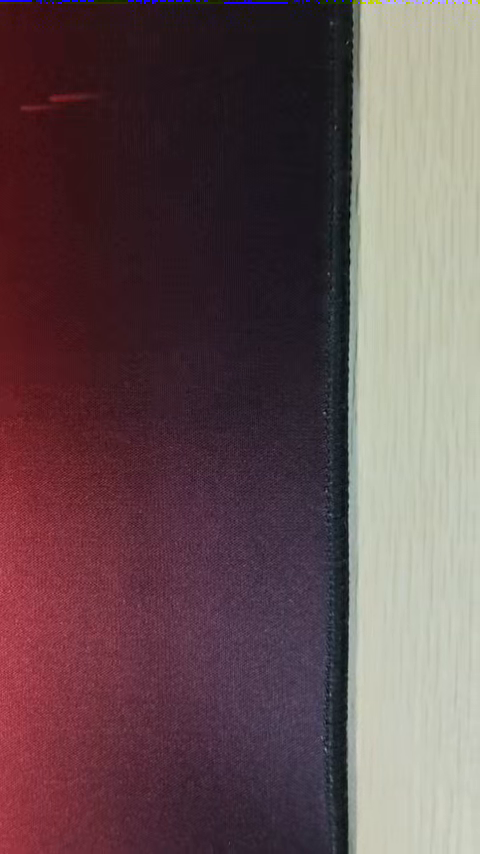
#> input picture frame 48 of examples/human_face_recognition/cv_test/video/test_3.mp4, 480 x 854 px
$ python intrusion_detector.py
#> lines starting #> are read from the running program, lines starting #| are printed output that depends on the picture
import argparse
import csv
from collections import deque
from dataclasses import dataclass

import cv2
import numpy as np


ALGORITHM_LABELS = {
    "knn": "KNN Standard",
    "mog2": "MOG2 Stable",
}


@dataclass
class DetectorConfig:
    intrusion_threshold: float = 0.03
    border_width_ratio: float = 0.08
    border_width_min_px: int = 3
    gaussian_blur_ksize: int = 5
    learning_rate: float = 0.005  # 背景模型在线更新速率
    bootstrap_frames: int = 20
    bootstrap_learning_rate: float = 0.1  # 初始化建模阶段使用更高学习率
    min_blob_area: int = 15  # 连通域最小面积，小于该值的噪声会被忽略
    temporal_window: int = 2  # 时间平均窗口大小（帧数）
    temporal_threshold: float = 0.02  # 多帧平滑后的入侵阈值
    gradient_levels: int = 64  # 手工背景差分时使用的梯度量化级数
    gradient_threshold: int = 3  # 手工背景差分时的量化梯度阈值
    consecutive_trigger_frames: int = 3  # 连续多少帧触发后，才判定为入侵
    alarm_hold_frames: int = 10  # 报警锁存帧数，触发后至少保持这么多帧
    bg_method: str = "knn"  # knn（标准版）/ mog2（光强变化稳定版）
    knn_history: int = 200
    knn_dist2_threshold: float = 400.0
    knn_detect_shadows: bool = False
    mog2_history: int = 200
    mog2_var_threshold: float = 16.0
    mog2_detect_shadows: bool = False


class IntrusionDetector:
    # [152 lines left out: functions __init__, _reset_models, _to_gray_blur, _build_border_mask, _prepare_border_frame, bootstrap and 1 more, not called in this run]


class ROIDrawer:
    """交互式 ROI 绘制工具，只保留矩形和圆形。"""

    def __init__(self, frame: np.ndarray):
        self.original = frame.copy()
        self.display = frame.copy()
        self.output_mask = None
        self.shape_type = "rectangle"
        self.drawing = False
        self.start_pos = None
        self.window_name = "Custom ROI - Select Shape Type and Draw"

    # [41 lines left out: functions mouse_callback, finalize_rectangle, finalize_circle, not called in this run]

    def display_help(self):
        """显示当前可用的绘制操作。"""
        help_text = f"Shape: {self.shape_type.upper()} | [1]=Rect [2]=Circle [ENTER]=Done [ESC]=Cancel"
        h = self.display.shape[0]
        cv2.putText(self.display, help_text, (10, h - 20), cv2.FONT_HERSHEY_SIMPLEX, 0.6, (0, 255, 255), 1)

    def select(self):
        """进入交互式绘制循环。"""
        cv2.namedWindow(self.window_name)
        cv2.setMouseCallback(self.window_name, self.mouse_callback)

        self.display = self.original.copy()
        self.display_help()
        cv2.imshow(self.window_name, self.display)

        while True:
            key = cv2.waitKey(1) & 0xFF

            if key == ord("1"):
                self.shape_type = "rectangle"
                self.display = self.original.copy()
                self.display_help()
                cv2.imshow(self.window_name, self.display)

            elif key == ord("2"):
                self.shape_type = "circle"
                self.display = self.original.copy()
                self.display_help()
                cv2.imshow(self.window_name, self.display)

            elif key == 13:
                if self.output_mask is not None:
                    break
                self.display = self.original.copy()
                cv2.putText(
                    self.display,
                    "Please draw a region first!",
                    (20, 50),
                    cv2.FONT_HERSHEY_SIMPLEX,
                    0.7,
                    (0, 0, 255),
                    2,
                )
                self.display_help()
                cv2.imshow(self.window_name, self.display)

            elif key == 27:
                cv2.destroyWindow(self.window_name)
                raise ValueError("ROI selection cancelled.")

        cv2.destroyWindow(self.window_name)
        return self.output_mask, self.shape_type

    # [8 lines left out: function mask_to_rect, not called in this run]


def select_roi(frame: np.ndarray, window_name: str = "Select ROI") -> tuple[int, int, int, int]:
    """选择 ROI，支持自定义矩形/圆形，或默认矩形框选。"""
    print("\n" + "=" * 60)
    print("ROI Selection Mode:")
    print("  [1] 自定义形状 - 矩形/圆形")
    print("  [2] 快速矩形选择 (默认)")
    print("=" * 60)

    choice = input("请选择模式 (1 或 2，默认=2): ").strip()

    if choice == "1":
        try:
            drawer = ROIDrawer(frame)
            _, shape_type = drawer.select()
            rect = drawer.mask_to_rect()
            if rect:
                print(f"✓ {shape_type.capitalize()} ROI selected: x={rect[0]}, y={rect[1]}, w={rect[2]}, h={rect[3]}")
                return rect
            raise ValueError("Failed to extract ROI from mask.")
        except ValueError as e:
            print(f"✗ {e}")
            return select_roi(frame, window_name)

    roi = cv2.selectROI(window_name, frame, showCrosshair=True, fromCenter=False)
    cv2.destroyWindow(window_name)
    if roi[2] <= 0 or roi[3] <= 0:
        raise ValueError("Invalid ROI selected.")
    return int(roi[0]), int(roi[1]), int(roi[2]), int(roi[3])


def parse_args() -> argparse.Namespace:
    parser = argparse.ArgumentParser(description="Detect foreign-object intrusion into a user-selected ROI.")
    parser.add_argument("--video", type=str, default="video/test_3.mp4", help="Input video path")
    parser.add_argument("--threshold", type=float, default=0.05, help="Temporal intrusion threshold (smoothed border-cut ratio)")
    parser.add_argument("--csv", type=str, default="intrusion_metrics.csv", help="Output CSV path")
    parser.add_argument(
        "--bg-method",
        type=str,
        default="knn",
        choices=["knn", "mog2"],
        help="Background model on ROI border band: knn=standard, mog2=stable under strong illumination changes",
    )
    return parser.parse_args()


def main() -> None:
    args = parse_args()

    cap = cv2.VideoCapture(args.video)
    if not cap.isOpened():
        raise RuntimeError(f"Cannot open video: {args.video}")

    ok, first = cap.read()
#> first is the input picture: shape (854, 480, 3); mean B, G, R 82.6, 79.8, 102
    if not ok:
        raise RuntimeError("Failed to read first frame.")

    roi = select_roi(first, "Select ROI and press ENTER")
#> the answer given: 1
#> (key q is pressed here)
#> the answer given: 1
#> in display_help (call 3), `cv2.putText(self.display, help_text, (10, h - 20), cv2.FONT_HERSHEY_SI..`:
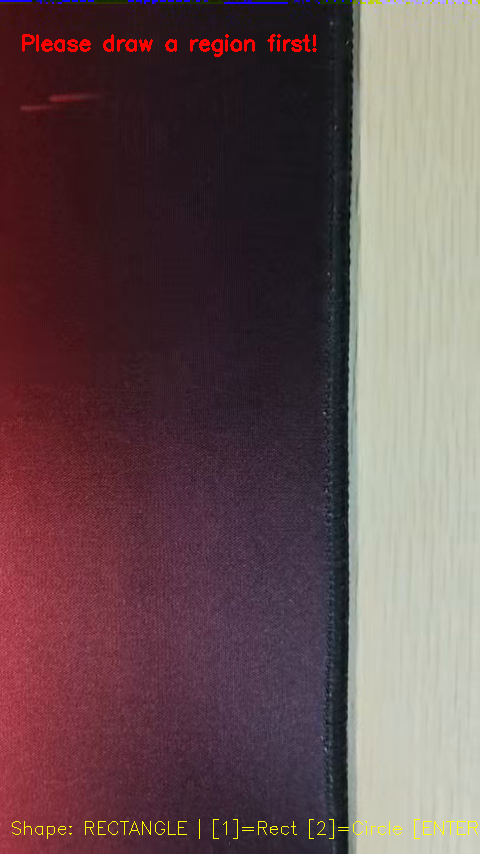
#> self.display: shape (854, 480, 3); mean B, G, R 82.3, 80.2, 103.4
#> the answer given: 1

    config = DetectorConfig(temporal_threshold=args.threshold, bg_method=args.bg_method)
    detector = IntrusionDetector(config)

    detector.bootstrap(cap, roi)
    cap.set(cv2.CAP_PROP_POS_FRAMES, 0)

    x, y, w, h = roi
    fps = cap.get(cv2.CAP_PROP_FPS)
    fps = fps if fps and fps > 0 else 30.0

    with open(args.csv, "w", newline="", encoding="utf-8") as f:
        writer = csv.writer(f)
        writer.writerow(["frame", "time_sec", "intrusion", "current_ratio", "smoothed_ratio", "trigger_count", "hold_count"])

        frame_idx = -1
        step_mode = False
        while True:
            if step_mode:
                key = cv2.waitKey(0) & 0xFF
                if key == ord("q"):
                    break
                elif key != 82 and key != 83:
                    if key == ord(" "):
                        step_mode = False
                    elif key == ord("r"):
                        roi = select_roi(frame, "Reselect ROI and press ENTER")
                        x, y, w, h = roi
                        detector.bootstrap(cap, roi)
                    continue

            ok, frame = cap.read()
            if not ok:
                break

            frame_idx += 1
            crop = frame[y : y + h, x : x + w]
            if crop.size == 0:
                continue

            intrusion, current_ratio, smoothed_ratio, trigger_count, hold_count, fg, border_mask = detector.process(crop)

            writer.writerow([
                frame_idx,
                frame_idx / fps,
                int(intrusion),
                f"{current_ratio:.6f}",
                f"{smoothed_ratio:.6f}",
                trigger_count,
                hold_count,
            ])

            display = frame.copy()
            cv2.rectangle(display, (x, y), (x + w, y + h), (0, 255, 255), 2)

            label_1 = f"intrusion: {'YES' if intrusion else 'NO'}"
            label_2 = f"current ratio: {current_ratio * 100:.2f}%"
            label_3 = f"smoothed ratio: {smoothed_ratio * 100:.2f}%"
            label_4 = f"trigger count: {trigger_count}/{config.consecutive_trigger_frames}"
            label_5 = f"hold count: {hold_count}/{config.alarm_hold_frames}"
            label_6 = f"algorithm: {ALGORITHM_LABELS.get(config.bg_method, config.bg_method.upper())}"
            mode_label = "[STEP MODE]" if step_mode else "[AUTO MODE]"

            color = (0, 0, 255) if intrusion else (0, 200, 0)
            cv2.putText(display, mode_label, (20, 20), cv2.FONT_HERSHEY_SIMPLEX, 0.7, (200, 100, 200), 2)
            cv2.putText(display, label_1, (20, 50), cv2.FONT_HERSHEY_SIMPLEX, 0.9, color, 2)
            cv2.putText(display, label_2, (20, 85), cv2.FONT_HERSHEY_SIMPLEX, 0.8, (255, 255, 255), 2)
            cv2.putText(display, label_3, (20, 120), cv2.FONT_HERSHEY_SIMPLEX, 0.8, (255, 255, 255), 2)
            cv2.putText(display, label_4, (20, 155), cv2.FONT_HERSHEY_SIMPLEX, 0.8, (255, 255, 255), 2)
            cv2.putText(display, label_5, (20, 190), cv2.FONT_HERSHEY_SIMPLEX, 0.8, (255, 255, 255), 2)
            cv2.putText(display, label_6, (20, 225), cv2.FONT_HERSHEY_SIMPLEX, 0.8, (255, 255, 255), 2)

            hint_y = display.shape[0] - 100
            cv2.putText(
                display,
                "CONTROLS: [SPACE]=toggle mode | [UP/DN/LR arrows]=step | [R]=reselect ROI | [Q]=quit",
                (20, hint_y),
                cv2.FONT_HERSHEY_SIMPLEX,
                0.6,
                (100, 200, 255),
                1,
            )

            fg_vis = cv2.cvtColor(fg, cv2.COLOR_GRAY2BGR)
            fg_vis[border_mask > 0] = (0, 255, 255)

            stacked = cv2.hconcat([
                cv2.resize(display, (display.shape[1], display.shape[0])),
                cv2.resize(fg_vis, (display.shape[1], display.shape[0])),
            ])

            cv2.imshow("Intrusion Detection (left: frame, right: fg+border)", stacked)

            if not step_mode:
                key = cv2.waitKey(1) & 0xFF
                if key == ord("q"):
                    break
                if key == ord(" "):
                    step_mode = True
                if key == ord("r"):
                    roi = select_roi(frame, "Reselect ROI and press ENTER")
                    x, y, w, h = roi
                    detector.bootstrap(cap, roi)

    cap.release()
    cv2.destroyAllWindows()


if __name__ == "__main__":
    main()

$ run again, starting later in the video
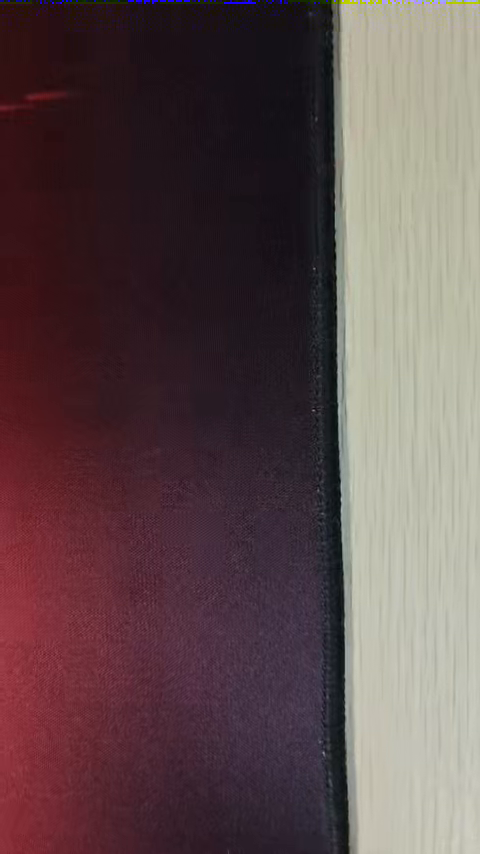
#> input picture frame 218 of examples/human_face_recognition/cv_test/video/test_3.mp4, 480 x 854 px
#> in main, first is the input picture: shape (854, 480, 3); mean B, G, R 77.8, 76.5, 96
#> in display_help (call 3), `cv2.putText(self.display, help_text, (10, h - 20), cv2.FONT_HERSHEY_SI..`:
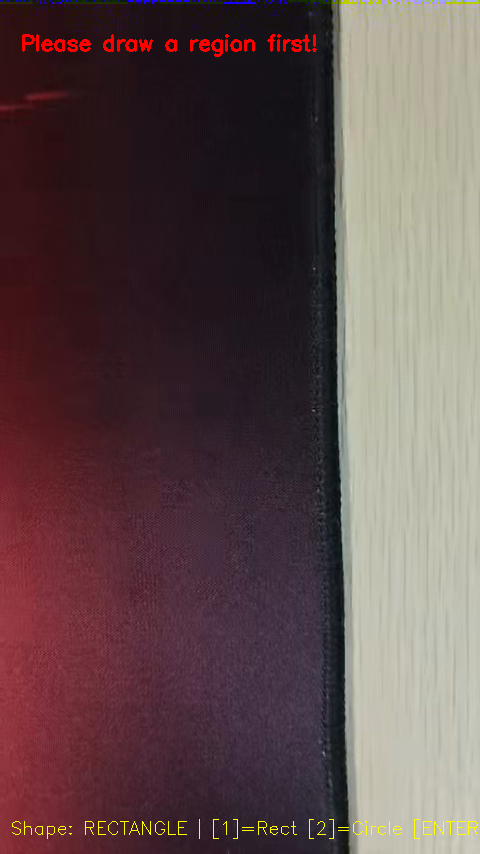
#> self.display: shape (854, 480, 3); mean B, G, R 77.5, 76.9, 97.5

$ run again, starting later in the video
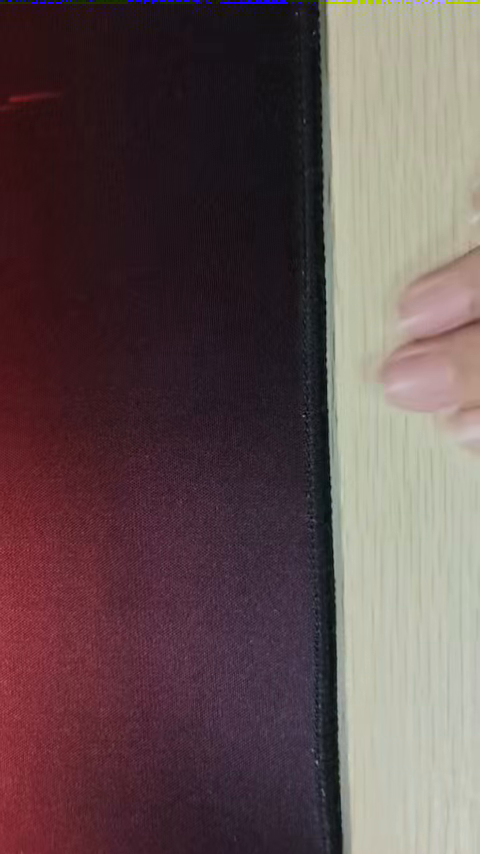
#> input picture frame 388 of examples/human_face_recognition/cv_test/video/test_3.mp4, 480 x 854 px
#> in main, first is the input picture: shape (854, 480, 3); mean B, G, R 79.7, 78.9, 98
#> in display_help (call 3), `cv2.putText(self.display, help_text, (10, h - 20), cv2.FONT_HERSHEY_SI..`:
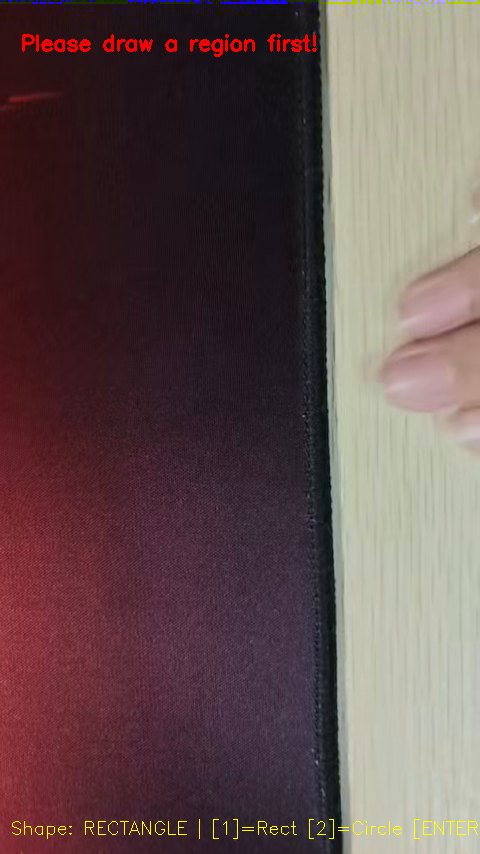
#> self.display: shape (854, 480, 3); mean B, G, R 79.4, 79.3, 99.5
